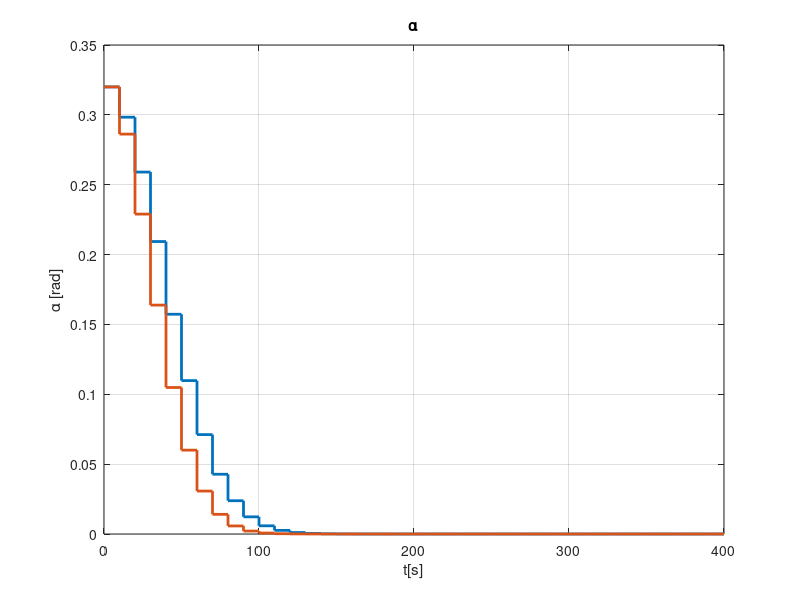
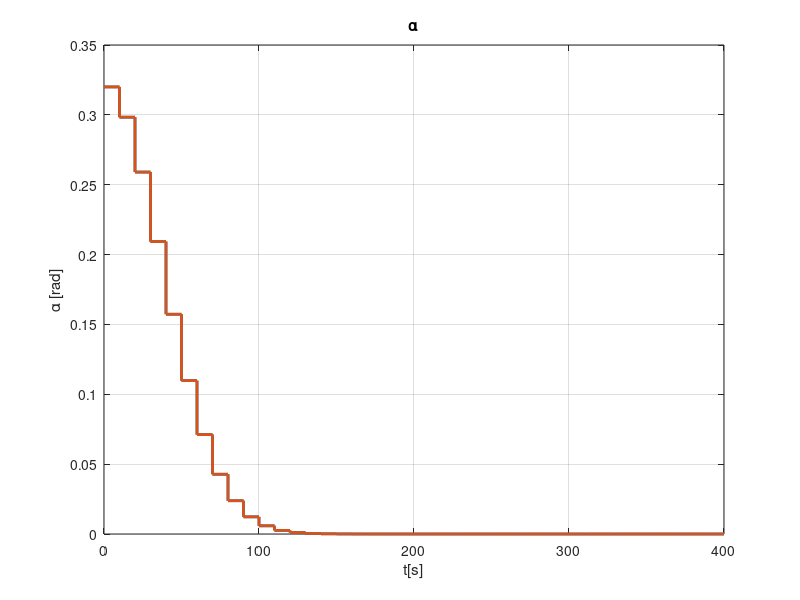

The MATLAB source for these figures, in order:
% clc;
% clear;
% close all;

% Atmospher Characteristics
g = 3.9; rho = 0.019;    % Atmospher
r = 1.25; S = pi*r^2; L = 2;             % Sizing
m = 576; Ix = 270; Iz = 443; Ixd= Ix/Iz; % Inertia

% Assumptions
Cxv = 0.04; 
mxw = 0.0001;

% Controller
ba = 1; aw = 0.8; bw = 1;  % these values changes the alphaz, wxz solutions    
hv = 0.5;    % Step of speed equation. 
ht = 0.5;    % Step of theta equation.
hh = 0.5;    % Step of height. 

% Initial Conditions
alpha(1) = 0.32; wx(1) = 0.32;
alphaz(1)= 0.32; wxz(1) = 0.32;
V(1) = 3500; theta(1) = -0.017; h(1) = 1e5;

alpha2(1) = 0.32; wx2(1) = 0.32;
alphaz2(1)= 0.32; wxz2(1) = 0.32;

k = 0;
for i = 0:10:400
          k = k + 1; ii(k) = i;
          q = 0.5*rho*V(k)^2;
% hw = ha condition:
         aa = ba*((mxw*q*S^2*L/(Ixd*V(k)))^2+aw/bw); 
         Ka = sqrt(aa/ba); 
         ha = 0.3/Ka; % Step of alpha equation.
         ha2(k) = ha;
% Using Euler           
     V(k+1) = V(k) - hv*(Cxv*q*S/m + g*sin(theta(k)));
 theta(k+1) = theta(k) - ht*g*sin(theta(k))/V(k);
     h(k+1) = h(k) + hh*V(k)*sin(theta(k));
         Kw = sqrt((mxw*q*S^2*L/(Ixd*V(k)))^2+aw/bw); hw = 0.3/Kw; hw2(k)=hw; % Step of angular velocity equation.
 alpha(k+1) = alpha(k)*(1-ha*Ka);
    wx(k+1) = wx(k)*(1-hw*sqrt((mxw*q*S^2*L/(Ixd*V(k)))^2+aw/bw));
% Using Inverse Z:
alphaz(k+1) = alphaz(k)*(-Ka)^k;
   wxz(k+1) = wxz(k)*(-Kw)^k;
end

k = 0;
for i = 0:10:400
          k = k + 1; ii(k) = i;
          q = 0.5*rho*V(k)^2;
% hw = ha condition:
         aa = 0.8; 
         Ka = sqrt(aa/ba); 
         ha = 0.3/Ka; % Step of alpha equation.
         ha1(k)=ha;
% Using Euler           
     V(k+1) = V(k) - hv*(Cxv*q*S/m + g*sin(theta(k)));
 theta(k+1) = theta(k) - ht*g*sin(theta(k))/V(k);
     h(k+1) = h(k) + hh*V(k)*sin(theta(k));
     
         Kw = sqrt((mxw*q*S^2*L/(Ixd*V(k)))^2+aw/bw); hw = 0.3/Kw; hw1(k)=hw; % Step of angular velocity equation.
 alpha2(k+1) = alpha2(k)*(1-ha*Ka);
    wx2(k+1) = wx2(k)*(1-hw*sqrt((mxw*q*S^2*L/(Ixd*V(k)))^2+aw/bw));
% Using Inverse Z:
alphaz2(k+1) = alphaz2(k)*(-Ka)^k;
   wxz2(k+1) = wxz2(k)*(-Kw)^k;
end

% Charting
figure; %plot(ii,alpha(1:end-1)); 
        hold on; title('\alpha'); grid on; box on; xlabel('t[s]'); ylabel('\alpha [rad]')
        stairs(ii,abs(alphaz(1:end-1)),'linewidth',2); 
        stairs(ii,abs(alphaz2(1:end-1)),'linewidth',2);  hold off; 
%         legend('Result of Euler Disc.','Result of Z transform')
figure; %plot(ii,alpha(1:end-1)); 
        hold on; title('\alpha'); grid on; box on; xlabel('t[s]'); ylabel('\alpha [rad]') 
        stairs(ii,abs(wxz(1:end-1)),'linewidth',2);
        stairs(ii,abs(wxz2(1:end-1)),'linewidth',2); hold off; 
%         legend('Result of Euler Disc.','Result of Z transform')
